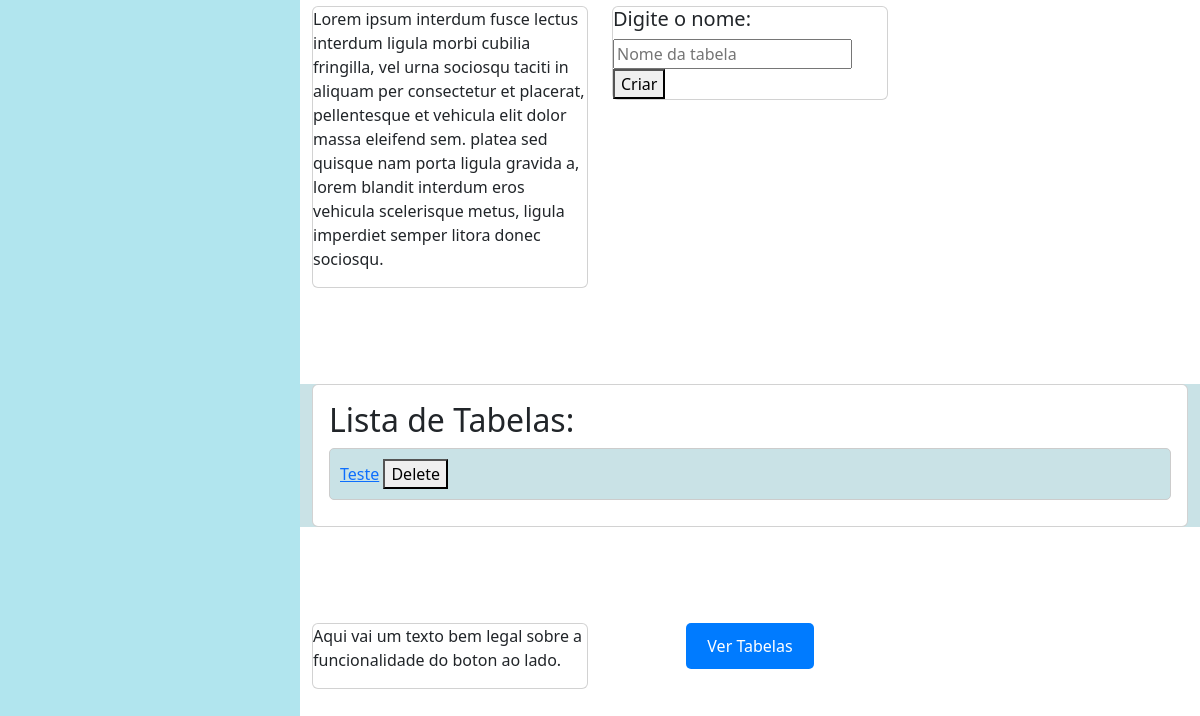
Before: / (lower part) with the older database file.
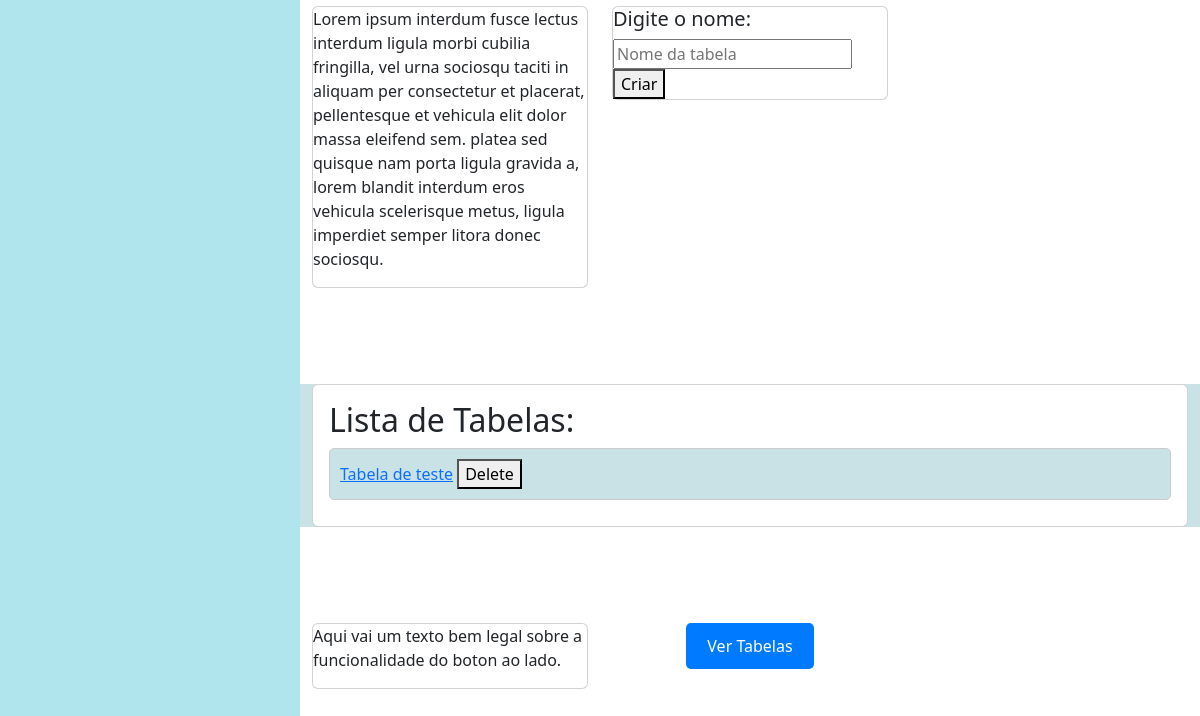
After: the same page with the newer database file.
### app.py (models this page shows, shortened)
class Table(db.Model):
    id = db.Column(db.Integer, primary_key=True)
    name = db.Column(db.String(50))
    columns = db.relationship('Column', backref='table', lazy='dynamic', cascade='all, delete-orphan')
    rows = db.relationship('Row', backref='table', lazy='dynamic', cascade='all, delete-orphan')

### app.py (the view)
@app.route('/')
def index():
    tables = Table.query.all()
    return render_template('index.html', tables=tables)

### templates/index.html (shortened to what this page needs)
<!DOCTYPE html>
<html>
    <head>
        <link rel="stylesheet" href="../static/bootstrap/css/bootstrap.css">
        <link rel="stylesheet" href="../static/bootstrap/js/bootstrap.js">
        <link rel="stylesheet" href="../static/style.css">
    </head>
    <body>
        <aside>
        </aside>
        <menu id="main">
            <br><hr> <br>
            <section id="criar" class="mt-5">
                <div class="container pb-5 pt-5" >
                    <div class="row row-cols-1 row-cols-md-3 g-4">
                        <div class="col">
                            <div class="card">
                                <div class="d-flex justify-content-center">
                                    <p>
                                        Lorem ipsum interdum fusce lectus interdum ligula morbi cubilia fringilla,
                                        vel urna sociosqu taciti in aliquam per consectetur et placerat, pellentesque
                                        et vehicula elit dolor massa eleifend sem. platea sed quisque nam porta ligula
                                        gravida a, lorem blandit interdum eros vehicula scelerisque metus, ligula
                                        imperdiet semper litora donec sociosqu.
                                    </p>
                                </div>
                            </div>
                        </div>
                        <div class="col">
                            <div class="card">
                                <h5 class="card-title">Digite o nome:</h5>
                                <div class="d-flex justify-content-center">
                                    <form action="{{ url_for('create_table') }}" method="POST">
                                        <input type="text" name="name" placeholder="Nome da tabela" required>
                                        <button type="submit">Criar</button>
                                    </form>
                                </div>
                            </div>
                        </div>
                    </div>
                </div>
            </section>
            <section id="Editar" class="mt-5">
                <div class="container">
                    <div class="row">
                        <div class="col">
                            <div class="card">
                                <div class="card-body">
                                    <h2>Lista de Tabelas:</h2>
                                    {% for table in tables %}
                                        <div class="table-item {% if loop.index % 2 == 1 %}color1{% else %}color2{% endif %}">
                                            <a href="{{ url_for('edit_table', table_id=table.id) }}">{{ table.name }}</a>
                                            <form action="{{ url_for('delete_table', table_id=table.id) }}" method="post" style="display: inline;">
                                                <button type="submit" onclick="return confirm('Tem certeza que deseja excluir esta tabela?')">Delete</button>
                                            </form>
                                        </div>
                                    {% endfor %}
                                </div>
                            </div>
                        </div>
                    </div>
                </div>
            </section>
            <br><br>
            <section id="ver">
                <div class="container pb-5 pt-5" >
                    <div class="row row-cols-1 row-cols-md-3 g-4">
                        <div class="col">
                            <div class="card">
                                <div class="d-flex justify-content-center">
                                    <p>
                                        Aqui vai um texto bem legal sobre a funcionalidade
                                        do boton ao lado.
                                    </p>
                                </div>
                            </div>
                        </div>
                        <div class="col">
                            <div class="d-flex justify-content-center">
                                <a href="{{ url_for('show_tables') }}" class="btn">Ver Tabelas</a>
                            </div>
                        </div>
                    </div>
                </div>
            </section>
        </menu>
    </body>
</html>

### static/style.css (style rules this page uses)
aside { position: fixed; top: 0; left: 0; bottom: 0; width: 300px; margin-right: 0%; background: #b1e5ee; overflow-y: auto; z-index: 9999; transition: all ease 0.5s; }
#main { margin-left: 300px; padding-left: 0%; margin-top: 0%; }
#Editar { background-color: #c9e2e6; }
.table-item { margin-bottom: 10px; padding: 10px; border: 1px solid #ccc; border-radius: 5px; }
.color1 { background-color: #c9e2e6; }
.btn { display: inline-block; padding: 10px 20px; background-color: #007bff; color: #fff; text-decoration: none; border-radius: 5px; }

Changed rows visible on the page:
changed Table: name "Teste" → "Tabela de teste"
